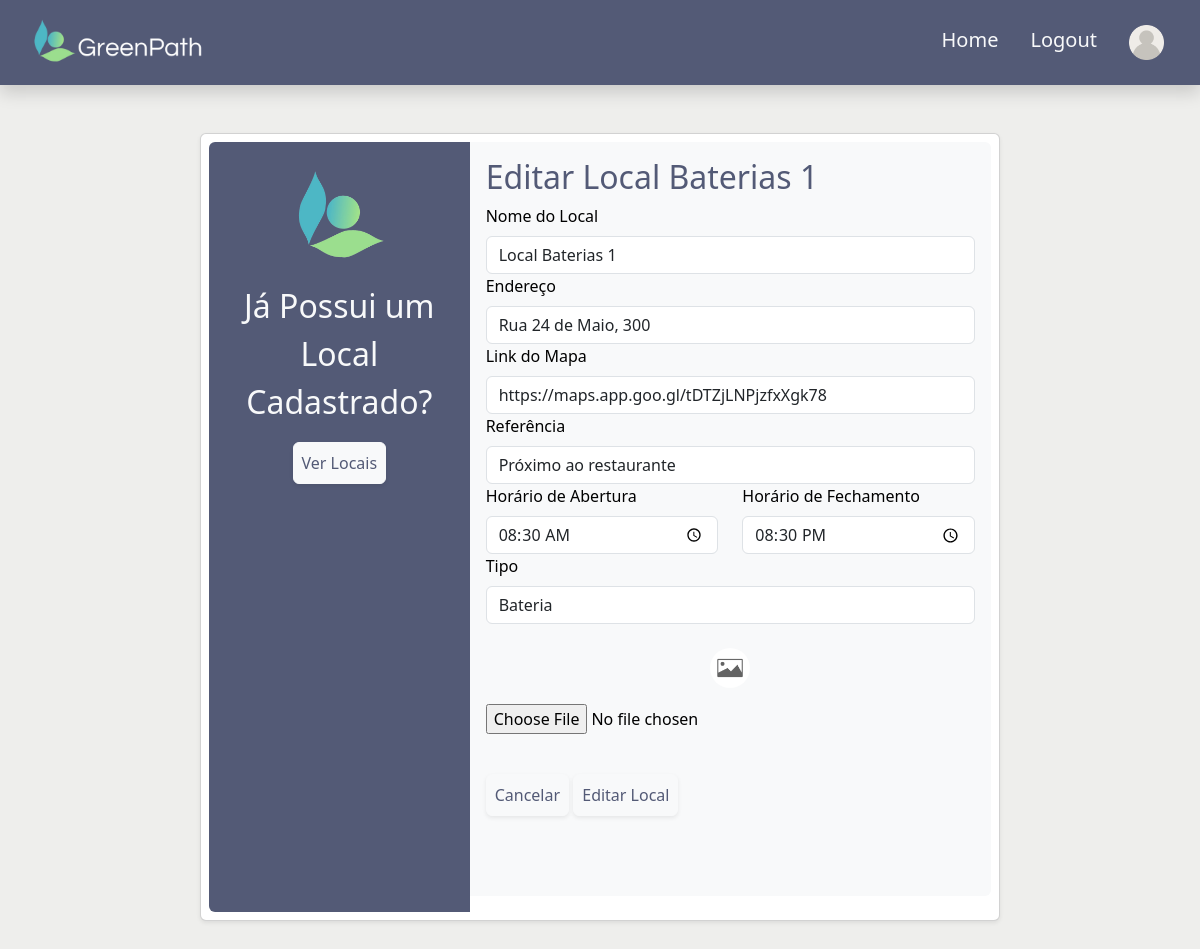
Page /src/page/editarLocal.php?id=3 on the committed database.
### tables this page shows
CREATE TABLE LocalDescarte (
    id_local_descarte INT PRIMARY KEY AUTO_INCREMENT NOT NULL,
    endereco VARCHAR(255) NOT NULL,
    link VARCHAR(255) NOT NULL,
    imagem MEDIUMBLOB DEFAULT NULL,
    nome VARCHAR(100) NOT NULL,
    referencia VARCHAR(255) NOT NULL,
    horario_abertura TIME NOT NULL,
    horario_fechamento TIME NOT NULL,
    tipo VARCHAR(50) NOT NULL,
    fk_Empresa_id INT NOT NULL
);

### src/page/editarLocal.php (the view, shortened to what this page needs)
<!doctype html>
<html lang="en">
    <head>
        <link href="https://cdn.jsdelivr.net/npm/bootstrap@5.3.3/dist/css/bootstrap.min.css" rel="stylesheet">
</head>
<body style="background-color: #EEEEEC;">
	<?php require '../database/connectDB.php'; ?>
  <nav class="navbar navbar-expand-lg shadow p-2 mb-5" style="background-color: #535A76;">
          <div class="container-fluid" style="background-color: #535A76;">
            <a class="navbar-brand" href="../../index.php">
              <img src="../../resources/GreenPath.png" alt="GreenPath" width="200" height="59">
            </a>
            <div class="collapse navbar-collapse" id="navbarNav">
              <ul class="navbar-nav ms-auto">
              <li class="nav-item">
                  <a class="nav-link text-light fs-5 p-3" href="#" onclick="window.location.href='homeAdm.php'">Home</a>
                </li>
                <li class="nav-item">
                  <a class="nav-link text-light fs-5 p-3" href="#" onclick="window.location.href='logout.php'">Logout</a>
                </li>
                <li class="nav-item d-flex align-items-center justify-content-between">
                    <a class="nav-link p-3" href="#" onclick="window.location.href='editarConta.php'">
                        <img src="../../resources/do-utilizador.png" alt="GreenPath" style="max-width: 35px;"></a>
                </li>
              </ul>
            </div>
          </div>
        </nav>
<?php
    $id_local_descarte = $_GET['id'];
				$conn = mysqli_connect($servername, $username, $password, $database);
        $sql = "SELECT id_local_descarte, endereco, nome, link, imagem, referencia, horario_abertura, horario_fechamento, tipo
                FROM LocalDescarte WHERE id_local_descarte = $id_local_descarte";
        echo "<div class='container'>";
            if ($result = mysqli_query($conn, $sql)) {
                if(mysqli_num_rows($result) == 1){
                    $row = mysqli_fetch_assoc($result);
                    $nome = $row['nome'];
                    $link = $row['link'];
                    $imagem = $row['imagem'];
                    $endereco = $row['endereco'];
                    $referencia = $row['referencia'];
                    $horario_abertura = $row['horario_abertura'];
                    $horario_fechamento = $row['horario_fechamento'];
                    $tipo = $row['tipo'];
				?>
        <div class="card mb-3 mx-auto rounded shadow-sm p-2 mb-5" style="max-width: 800px;">
        <div class="row g-0">
            <div class="col-md-4 text-center rounded-start" style="background-color: #535A76;">
            <p><br><img src="../../resources/logo-removebg.png" class="img-fluid rounded-start" alt="logo" style="max-width: 100px;"></p>
            <p class="text-center fs-2 text text-light">Já Possui um Local Cadastrado?</p>
            <p><button type="button" onclick="window.location.href='locais.php'" style="color: #535A76;" class="btn btn-light shadow-sm p-2 mb-5 rounded">Ver Locais</button></p>
        </div>
            <div class="col-md-8">
            <div class="card-body text-bg-light rounded-end">
                <form id="form" action="editarLocalDB.php" method="POST" enctype="multipart/form-data">
                <h2 id="signup-title" style="color: #535A76;">Editar <?php echo $nome; ?></h2>
                <label for="nome" class="form-label">Nome do Local</label>
                            <input type="text" name="nome" minlength="3" id="nome" placeholder="Nome da Local"
                            class="form-control" title="Informe um nome válido. Minimo 3 digitos" value="<?php echo $nome; ?>" required>
                            <label for="endereco" class="form-label">Endereço</label>
                            <input type="text" name="endereco" minlength="3" id="endereco" placeholder="Endereço"
                            title="Informe um endereço válido. Minimo 3 digitos" class="form-control" value="<?php echo $endereco; ?>" required>
                            <label for="link" class="form-label">Link do Mapa</label>
                            <input type="text" name="link" minlength="3" id="link" placeholder="Link do Mapa" class="form-control"
                            title="Informe um link válido. Minimo 3 digitos" value="<?php echo $link; ?>" required>
                            <label for="referencia" class="form-label">Referência</label>
                            <input type="text" name="referencia" minlength="3" id="referencia" placeholder="Referência" class="form-control"
                            title="Informe uma referência válido. Minimo 3 digitos" value="<?php echo $referencia; ?>" required>
                            <div class="row">
                                <div class="col">
                                <label for="horario_abertura" class="form-label">Horário de Abertura</label>
                            <input type="time" name="horario_abertura" id="horario_abertura" placeholder="horario_abertura"
                            class="form-control" title="Informe um horário válido." value="<?php echo $horario_abertura; ?>" required>                                 </div>
                                <div class="col">
                                <label for="horario_fechamento" class="form-label">Horário de Fechamento</label>
                            <input type="time" name="horario_fechamento" minlength="5" id="horario_fechamento" placeholder="horario_fechamento"
                            class="form-control" title="Informe um horário válido." value="<?php echo $horario_fechamento; ?>" required>                                 </div>
                            </div>
                            <label for="tipo" class="form-label">Tipo</label>
                            <input type="text" name="tipo" minlength="3" id="tipo" placeholder="Tipo"
                            class="form-control" title="Informe um tipo válido. Minimo 3 digitos" value="<?php echo $tipo; ?>" required>
                            <br>
                            <div class="mb-3">
                    <td>
                            <?php
                            if ($imagem) {?>
                                <p style="text-align:center">
                                    <img id="imagemSelecionada" class="rounded-circle" style="max-width: 40px;" />
                                </p>
                                <?php
                            } else {
                                ?>
                                <p style="text-align:center">
                                    <img id="imagemSelecionada" class="rounded-circle" src="../../resources/fotoIcon.jpg" style="max-width: 40px;"  />
                                </p>
                                <?php
                            }
                            ?>
                            <p>
							<label>
                            <input type="file" id="imagem" name="imagem" onchange="validaImagem(this);" /></label>
                            </p>
                        </td>
                            <div>
                              <br>
                              <input type="button" value="Cancelar" style="color: #535A76;" class="btn btn-light shadow-sm p-2 mb-5 rounded" onclick="window.location.href='locais.php'">
                              <input  class="btn btn-light shadow-sm p-2 mb-5 rounded" style="color: #535A76;" type="submit" value="Editar Local">
                            </div>
					<?php
					}
				} else {
					echo "<p style='text-align:center'>Erro executando UPDATE: " . $conn-> error . "</p>";
				}
				echo "</div>";
				?>
</div>
</div>
        </body>
</html>

### rows in the picture
localdescarte: nome "Local Baterias 1", endereco "Rua 24 de Maio, 300", link "https://maps.app.goo.gl/tDTZjLNPjzfxXgk78", referencia "Próximo ao restaurante", horario_abertura "08:30:00", horario_fechamento "20:30:00", tipo "Bateria"
